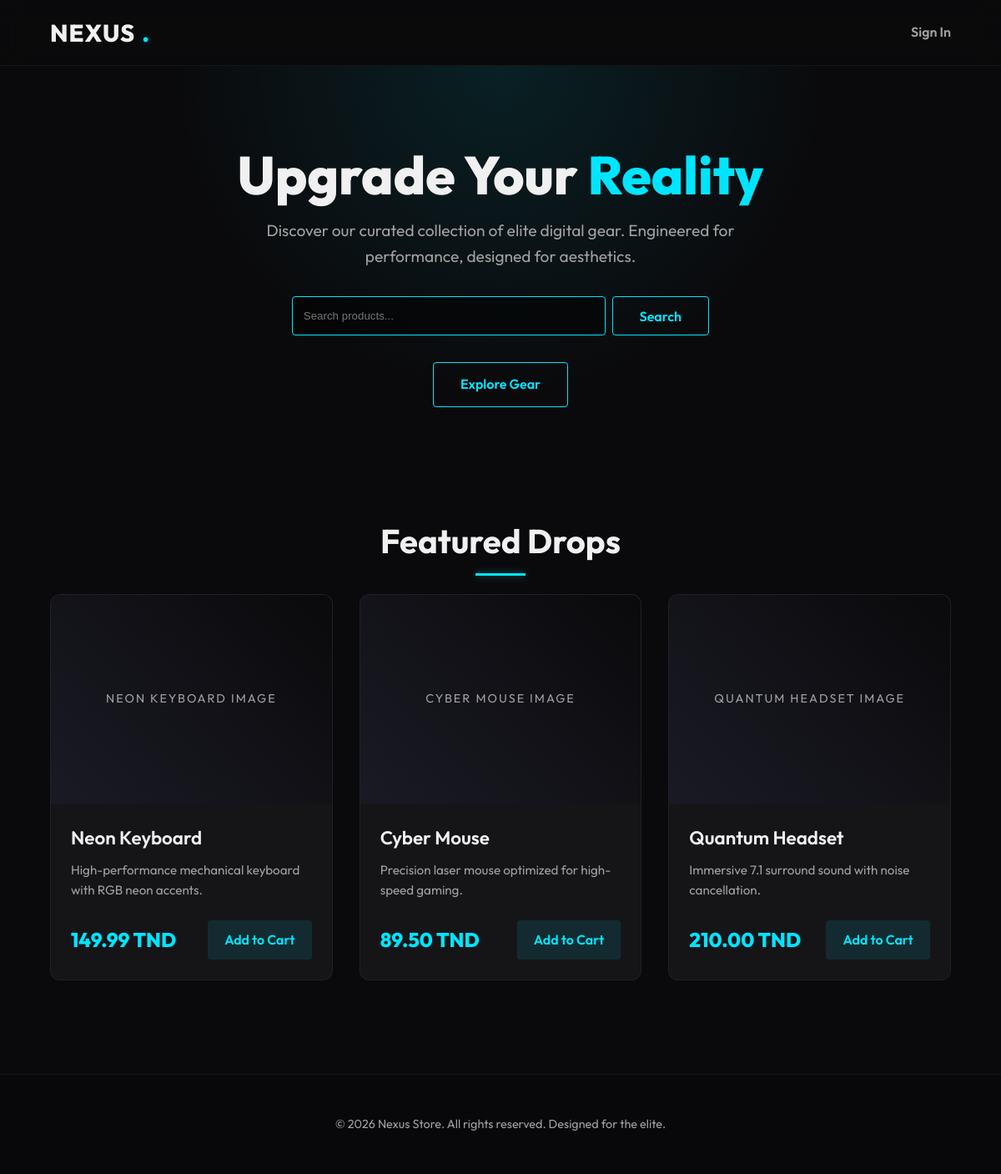
Screenshot of /Public/index.php with the database file from the repository.
### tables this page shows
CREATE TABLE IF NOT EXISTS products (
    id INT AUTO_INCREMENT PRIMARY KEY,
    name VARCHAR(255) NOT NULL,
    description TEXT,
    price DECIMAL(10, 2) NOT NULL,
    image_url VARCHAR(255) DEFAULT NULL,
    stock INT DEFAULT 0,
    created_at TIMESTAMP DEFAULT CURRENT_TIMESTAMP,
    updated_at TIMESTAMP DEFAULT CURRENT_TIMESTAMP ON UPDATE CURRENT_TIMESTAMP
);

### Controllers/HomeController.php (called while the page is built, shortened)
<?php
class HomeController extends BaseController
{
    public function index(): void
    {
        $productManager = new ProductManager();
        $searchQuery = $_GET['q'] ?? '';
        if (!empty($searchQuery)) {
            $products = $productManager->search($searchQuery);
        } else {
            $products = $productManager->getAll();
        }
        $this->render('home', [
            'title' => 'Nexus - Premium Digital Gear',
            'products' => $products,
            'searchQuery' => $searchQuery
        ]);
    }
}

### Config/Database.php (called while the page is built, shortened)
<?php
class Database
{
    private static ?Database $instance = null;
    private ?PDO $connection = null;
    private string $host = '127.0.0.1';
    private string $db_name = 'ecommerce_db';
    private string $username = 'root';
    private string $password = '';
    private function __construct()
    {
        $dsn = "mysql:host={$this->host};dbname={$this->db_name};charset=utf8mb4";
        $options = [
            PDO::ATTR_ERRMODE            => PDO::ERRMODE_EXCEPTION,
            PDO::ATTR_DEFAULT_FETCH_MODE => PDO::FETCH_ASSOC,
            PDO::ATTR_EMULATE_PREPARES   => false,
        ];
        try {
            $this->connection = new PDO($dsn, $this->username, $this->password, $options);
        } catch (PDOException $e) {
            die("Database Connection Error: " . $e->getMessage());
        }
    }
    public static function getInstance(): Database
    {
        if (self::$instance === null) {
            self::$instance = new Database();
        }
        return self::$instance;
    }
    public function getConnection(): PDO
    {
        return $this->connection;
    }
}

### Models/Managers/ProductManager.php (called while the page is built, shortened)
<?php
class ProductManager
{
    private PDO $db;
    public function __construct()
    {
        $this->db = Database::getInstance()->getConnection();
    }
    public function getAll(): array
    {
        $stmt = $this->db->query("SELECT * FROM products ORDER BY created_at DESC");
        $results = $stmt->fetchAll();
        $products = [];
        foreach ($results as $row) {
            $products[] = $this->hydrate($row);
        }
        return $products;
    }
    private function hydrate(array $data): Product
    {
        $product = new Product();
        if (isset($data['id'])) $product->setId((int)$data['id']);
        if (isset($data['name'])) $product->setName($data['name']);
        if (isset($data['description'])) $product->setDescription($data['description']);
        if (isset($data['price'])) $product->setPrice((float)$data['price']);
        if (isset($data['image_url'])) $product->setImageUrl($data['image_url']);
        if (isset($data['stock'])) $product->setStock((int)$data['stock']);
        if (isset($data['created_at'])) $product->setCreatedAt($data['created_at']);
        if (isset($data['updated_at'])) $product->setUpdatedAt($data['updated_at']);
        return $product;
    }
}

### Models/Entities/Product.php (called while the page is built, shortened)
<?php
class Product
{
    private ?int $id = null;
    private ?string $name = null;
    private ?string $description = null;
    private ?float $price = null;
    private ?string $image_url = null;
    public function getId(): ?int { return $this->id; }
    public function getName(): ?string { return $this->name; }
    public function getDescription(): ?string { return $this->description; }
    public function getPrice(): ?float { return $this->price; }
    public function getImageUrl(): ?string { return $this->image_url; }
    public function setId(?int $id): self { $this->id = $id; return $this; }
    public function setName(string $name): self { $this->name = $name; return $this; }
    public function setDescription(?string $description): self { $this->description = $description; return $this; }
    public function setPrice(float $price): self { $this->price = $price; return $this; }
    public function setImageUrl(?string $image_url): self { $this->image_url = $image_url; return $this; }
    public function setStock(int $stock): self { $this->stock = $stock; return $this; }
    public function setCreatedAt(string $created_at): self { $this->created_at = $created_at; return $this; }
    public function setUpdatedAt(string $updated_at): self { $this->updated_at = $updated_at; return $this; }
}

### Views/home.php (the view, shortened to what this page needs)
<!DOCTYPE html>
<html lang="en">
<head>
    <link rel="stylesheet" href="/projet2/Public/assets/css/style.css">
</head>
<body>
    <header class="site-header">
        <a href="/projet2/Public/index.php" class="brand-logo">
            NEXUS <span>.</span>
        </a>
        <nav>
            <ul class="nav-links">
                <?php if (isset($_SESSION['user_id'])): ?>
                    <?php if ($_SESSION['role'] === 'admin'): ?>
                        <li><a href="/projet2/Public/index.php/admin/index">Dashboard</a></li>
                    <?php endif; ?>
                    <li><a href="/projet2/Public/index.php/auth/logout">Logout</a></li>
                <?php else: ?>
                    <li><a href="/projet2/Public/index.php/auth/login">Sign In</a></li>
                <?php endif; ?>
            </ul>
        </nav>
    </header>
    <main>
        <section class="hero">
            <h1>Upgrade Your <span>Reality</span></h1>
            <p>Discover our curated collection of elite digital gear. Engineered for performance, designed for aesthetics.</p>
            <form action="/projet2/Public/index.php" method="GET" style="margin: 2rem auto; max-width: 500px; display: flex; gap: 0.5rem;">
                <input type="text" name="q" placeholder="Search products..." value="<?= htmlspecialchars($searchQuery ?? '') ?>"
                       style="flex: 1; padding: 0.8rem; border-radius: 4px; border: 1px solid var(--accent-neon); background: rgba(0,0,0,0.5); color: white;">
                <button type="submit" class="btn btn-primary">Search</button>
            </form>
            <a href="#products" class="btn btn-primary">Explore Gear</a>
        </section>
        <section id="products" class="container">
            <h2 class="section-title">Featured Drops</h2>
            <div class="products-grid">
                <?php if (!empty($products)): ?>
                    <?php foreach ($products as $product): ?>
                        <article class="product-card">
                            <div class="product-image-wrapper">
                                <?php if ($product->getImageUrl()): ?>
                                    <div class="image-placeholder">
                                        <?= htmlspecialchars($product->getName()) ?> Image
                                    </div>
                                <?php else: ?>
                                    <div class="image-placeholder">No Image</div>
                                <?php endif; ?>
                            </div>
                            <div class="product-info">
                                <h3 class="product-name"><?= htmlspecialchars($product->getName()) ?></h3>
                                <p class="product-desc"><?= htmlspecialchars($product->getDescription()) ?></p>
                                <div class="product-footer">
                                    <div class="product-price"><?= number_format($product->getPrice(), 2) ?> TND</div>
                                    <a href="/projet2/Public/index.php/cart/add?id=<?= $product->getId() ?>" class="btn-add" style="text-decoration: none;">Add to Cart</a>
                                </div>
                            </div>
                        </article>
                    <?php endforeach; ?>
                <?php else: ?>
                    <p>No products found. Please run the database seeder.</p>
                <?php endif; ?>
            </div>
        </section>
    </main>
    <footer class="site-footer">
        <p>&copy; <?= date('Y') ?> Nexus Store. All rights reserved. Designed for the elite.</p>
    </footer>
</body>
</html>

### Public/index.php (shortened to what this page needs)
<?php
spl_autoload_register(function ($class_name) {
    $controller_file = CONTROLLERS_PATH . '/' . $class_name . '.php';
    if (file_exists($controller_file)) {
        return;
    }
    $entity_file = MODELS_PATH . '/Entities/' . $class_name . '.php';
    if (file_exists($entity_file)) {
        return;
    }
    $manager_file = MODELS_PATH . '/Managers/' . $class_name . '.php';
    if (file_exists($manager_file)) {
        return;
    }
    $config_file = BASE_PATH . '/Config/' . $class_name . '.php';
    if (file_exists($config_file)) {
        return;
    }
});
$request_uri = $_SERVER['REQUEST_URI'];
$script_name = $_SERVER['SCRIPT_NAME'];
$base_dir = dirname($script_name);
$path = str_replace($base_dir, '', $request_uri);
$path = trim(parse_url($path, PHP_URL_PATH), '/');
if (strpos($path, 'index.php') === 0) {
    $path = substr($path, 9);
    $path = trim($path, '/');
}
if ($path === '') {
    $controllerName = 'HomeController';
    $action = 'index';
} else {
    $parts = explode('/', $path);
    $controllerName = ucfirst($parts[0]) . 'Controller';
    $action = isset($parts[1]) ? $parts[1] : 'index';
}
if (class_exists($controllerName)) {
    $controller = new $controllerName();
    if (method_exists($controller, $action)) {
        $controller->$action();
    } else {
        http_response_code(404);
        echo "404 - Action Not Found";
    }
} else {
    http_response_code(404);
    echo "404 - Controller Not Found";
}

### Controllers/BaseController.php (shortened to what this page needs)
<?php
abstract class BaseController
{
    protected function render(string $view, array $data = []): void
    {
        extract($data);
        $viewFile = VIEWS_PATH . '/' . $view . '.php';
        if (file_exists($viewFile)) {
            require_once $viewFile;
        } else {
            die("View {$viewFile} not found.");
        }
    }
}

### Public/assets/css/style.css (style rules this page uses)
:root { --bg-dark: #0a0a0c; --bg-card: #151518; --bg-card-hover: #1e1e24; --text-main: #f0f0f0; --text-muted: #a0a0a0; --accent-neon: #00E5FF; --accent-neon-glow: rgba(0, 229, 255, 0.4); --font-family: 'Outfit', sans-serif; --transition-fast: 0.2s ease; --transition-smooth: 0.3s cubic-bezier(0.4, 0, 0.2, 1); }
* { margin: 0; padding: 0; box-sizing: border-box; }
body { background-color: var(--bg-dark); color: var(--text-main); font-family: var(--font-family); line-height: 1.6; overflow-x: hidden; }
.site-header { background: rgba(10, 10, 12, 0.8); backdrop-filter: blur(12px); border-bottom: 1px solid rgba(255, 255, 255, 0.05); position: sticky; top: 0; z-index: 100; padding: 1rem 5%; display: flex; justify-content: space-between; align-items: center; }
.brand-logo { font-size: 1.8rem; font-weight: 800; color: var(--text-main); text-decoration: none; letter-spacing: 1px; display: flex; align-items: center; gap: 0.5rem; }
.brand-logo span { color: var(--accent-neon); text-shadow: 0 0 10px var(--accent-neon-glow); }
.nav-links { list-style: none; display: flex; gap: 2rem; }
.nav-links a { color: var(--text-muted); text-decoration: none; font-weight: 600; transition: var(--transition-fast); }
.hero { text-align: center; padding: 6rem 1rem; background: radial-gradient(circle at 50% 0%, rgba(0, 229, 255, 0.1) 0%, transparent 50%); }
.hero h1 { font-size: 4rem; font-weight: 800; margin-bottom: 1rem; line-height: 1.1; }
.hero h1 span { color: var(--accent-neon); }
.hero p { font-size: 1.2rem; color: var(--text-muted); max-width: 600px; margin: 0 auto 2rem; }
.btn { display: inline-block; padding: 0.8rem 2rem; font-family: var(--font-family); font-size: 1rem; font-weight: 600; text-decoration: none; border: none; border-radius: 4px; cursor: pointer; transition: var(--transition-smooth); }
.btn-primary { background: transparent; color: var(--accent-neon); border: 1px solid var(--accent-neon); box-shadow: 0 0 15px transparent; }
.container { max-width: 1200px; margin: 0 auto; padding: 2rem 5%; }
.section-title { font-size: 2.5rem; margin-bottom: 2rem; text-align: center; position: relative; }
.section-title::after { content: ''; position: absolute; bottom: -10px; left: 50%; transform: translateX(-50%); width: 60px; height: 3px; background: var(--accent-neon); box-shadow: 0 0 10px var(--accent-neon-glow); }
.products-grid { display: grid; grid-template-columns: repeat(auto-fill, minmax(300px, 1fr)); gap: 2rem; }
.product-card { background: var(--bg-card); border: 1px solid rgba(255, 255, 255, 0.05); border-radius: 12px; overflow: hidden; transition: var(--transition-smooth); display: flex; flex-direction: column; }
.product-image-wrapper { position: relative; height: 250px; background: #111; overflow: hidden; display: flex; align-items: center; justify-content: center; }
.image-placeholder { width: 100%; height: 100%; display: flex; align-items: center; justify-content: center; background: linear-gradient(45deg, #1a1a24, #0a0a0c); color: var(--text-muted); font-size: 0.9rem; text-transform: uppercase; letter-spacing: 2px; }
.product-info { padding: 1.5rem; display: flex; flex-direction: column; flex-grow: 1; }
.product-name { font-size: 1.4rem; font-weight: 600; margin-bottom: 0.5rem; color: var(--text-main); }
.product-desc { color: var(--text-muted); font-size: 0.95rem; margin-bottom: 1.5rem; flex-grow: 1; }
.product-footer { display: flex; justify-content: space-between; align-items: center; margin-top: auto; }
.product-price { font-size: 1.5rem; font-weight: 800; color: var(--accent-neon); }
.btn-add { background: rgba(0, 229, 255, 0.1); color: var(--accent-neon); border: 1px solid transparent; padding: 0.6rem 1.2rem; border-radius: 4px; cursor: pointer; font-weight: 600; transition: var(--transition-fast); }
.site-footer { margin-top: 5rem; padding: 3rem 5%; text-align: center; border-top: 1px solid rgba(255, 255, 255, 0.05); background: rgba(0, 0, 0, 0.2); }
.site-footer p { color: var(--text-muted); font-size: 0.9rem; }

### rows the page displays
products: name "NEON KEYBOARD", name "Neon Keyboard", description "High-performance mechanical keyboard with RGB neon accents.", price "149.99"
products: name "CYBER MOUSE", name "Cyber Mouse", description "Precision laser mouse optimized for high-speed gaming.", price "89.50"
products: name "QUANTUM HEADSET", name "Quantum Headset", description "Immersive 7.1 surround sound with noise cancellation.", price "210.00"
